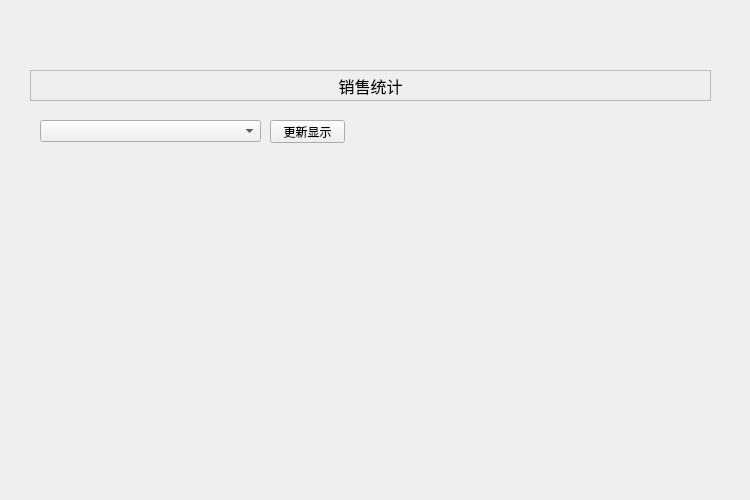
<?xml version="1.0" encoding="UTF-8"?>
<ui version="4.0">
 <class>Widget</class>
 <widget class="QWidget" name="Widget">
  <property name="geometry">
   <rect>
    <x>0</x>
    <y>0</y>
    <width>750</width>
    <height>500</height>
   </rect>
  </property>
  <property name="windowTitle">
   <string>汽车销售管理系统</string>
  </property>
  <widget class="QStackedWidget" name="stackedWidget">
   <property name="geometry">
    <rect>
     <x>20</x>
     <y>60</y>
     <width>700</width>
     <height>410</height>
    </rect>
   </property>
   <property name="currentIndex">
    <number>1</number>
   </property>
   <widget class="QWidget" name="managePage">
    <widget class="QLabel" name="label">
     <property name="geometry">
      <rect>
       <x>10</x>
       <y>10</y>
       <width>681</width>
       <height>31</height>
      </rect>
     </property>
     <property name="font">
      <font>
       <pointsize>12</pointsize>
      </font>
     </property>
     <property name="frameShape">
      <enum>QFrame::StyledPanel</enum>
     </property>
     <property name="text">
      <string>品牌车管理</string>
     </property>
     <property name="alignment">
      <set>Qt::AlignCenter</set>
     </property>
    </widget>
    <widget class="QToolBox" name="toolBox">
     <property name="geometry">
      <rect>
       <x>10</x>
       <y>50</y>
       <width>331</width>
       <height>351</height>
      </rect>
     </property>
     <property name="frameShape">
      <enum>QFrame::WinPanel</enum>
     </property>
     <property name="currentIndex">
      <number>0</number>
     </property>
     <widget class="QWidget" name="page">
      <property name="geometry">
       <rect>
        <x>0</x>
        <y>0</y>
        <width>327</width>
        <height>295</height>
       </rect>
      </property>
      <attribute name="label">
       <string>出售车辆</string>
      </attribute>
      <widget class="QLabel" name="label_2">
       <property name="geometry">
        <rect>
         <x>30</x>
         <y>20</y>
         <width>31</width>
         <height>16</height>
        </rect>
       </property>
       <property name="text">
        <string>厂家：</string>
       </property>
      </widget>
      <widget class="QLabel" name="label_3">
       <property name="geometry">
        <rect>
         <x>30</x>
         <y>60</y>
         <width>31</width>
         <height>16</height>
        </rect>
       </property>
       <property name="text">
        <string>品牌：</string>
       </property>
      </widget>
      <widget class="QLabel" name="label_4">
       <property name="geometry">
        <rect>
         <x>30</x>
         <y>100</y>
         <width>31</width>
         <height>16</height>
        </rect>
       </property>
       <property name="text">
        <string>报价：</string>
       </property>
      </widget>
      <widget class="QLabel" name="label_5">
       <property name="geometry">
        <rect>
         <x>30</x>
         <y>140</y>
         <width>31</width>
         <height>16</height>
        </rect>
       </property>
       <property name="text">
        <string>数量：</string>
       </property>
      </widget>
      <widget class="QLabel" name="label_6">
       <property name="geometry">
        <rect>
         <x>30</x>
         <y>180</y>
         <width>31</width>
         <height>16</height>
        </rect>
       </property>
       <property name="text">
        <string>金额：</string>
       </property>
      </widget>
      <widget class="QComboBox" name="sellFactoryComboBox">
       <property name="geometry">
        <rect>
         <x>70</x>
         <y>20</y>
         <width>91</width>
         <height>22</height>
        </rect>
       </property>
      </widget>
      <widget class="QComboBox" name="sellBrandComboBox">
       <property name="geometry">
        <rect>
         <x>70</x>
         <y>60</y>
         <width>71</width>
         <height>22</height>
        </rect>
       </property>
      </widget>
      <widget class="QLineEdit" name="sellPriceLineEdit">
       <property name="geometry">
        <rect>
         <x>70</x>
         <y>100</y>
         <width>91</width>
         <height>20</height>
        </rect>
       </property>
      </widget>
      <widget class="QSpinBox" name="sellNumSpinBox">
       <property name="geometry">
        <rect>
         <x>70</x>
         <y>140</y>
         <width>42</width>
         <height>22</height>
        </rect>
       </property>
      </widget>
      <widget class="QLineEdit" name="sellSumLineEdit">
       <property name="geometry">
        <rect>
         <x>70</x>
         <y>180</y>
         <width>113</width>
         <height>20</height>
        </rect>
       </property>
      </widget>
      <widget class="QPushButton" name="sellOkBtn">
       <property name="geometry">
        <rect>
         <x>60</x>
         <y>240</y>
         <width>75</width>
         <height>23</height>
        </rect>
       </property>
       <property name="text">
        <string>确定</string>
       </property>
      </widget>
      <widget class="QPushButton" name="sellCancelBtn">
       <property name="geometry">
        <rect>
         <x>190</x>
         <y>240</y>
         <width>75</width>
         <height>23</height>
        </rect>
       </property>
       <property name="text">
        <string>取消</string>
       </property>
      </widget>
      <widget class="QLabel" name="label_7">
       <property name="geometry">
        <rect>
         <x>170</x>
         <y>100</y>
         <width>16</width>
         <height>16</height>
        </rect>
       </property>
       <property name="text">
        <string>万</string>
       </property>
      </widget>
      <widget class="QLabel" name="sellLastNumLabel">
       <property name="geometry">
        <rect>
         <x>130</x>
         <y>140</y>
         <width>81</width>
         <height>16</height>
        </rect>
       </property>
       <property name="text">
        <string>剩余数量：000</string>
       </property>
      </widget>
      <widget class="QLabel" name="label_9">
       <property name="geometry">
        <rect>
         <x>190</x>
         <y>180</y>
         <width>16</width>
         <height>16</height>
        </rect>
       </property>
       <property name="text">
        <string>万</string>
       </property>
      </widget>
     </widget>
     <widget class="QWidget" name="page_3">
      <property name="geometry">
       <rect>
        <x>0</x>
        <y>0</y>
        <width>327</width>
        <height>295</height>
       </rect>
      </property>
      <attribute name="label">
       <string>已有新车入库</string>
      </attribute>
     </widget>
    </widget>
    <widget class="QListWidget" name="dailyList">
     <property name="geometry">
      <rect>
       <x>360</x>
       <y>50</y>
       <width>321</width>
       <height>351</height>
      </rect>
     </property>
    </widget>
   </widget>
   <widget class="QWidget" name="chartPage">
    <widget class="QPushButton" name="updateBtn">
     <property name="geometry">
      <rect>
       <x>250</x>
       <y>60</y>
       <width>75</width>
       <height>23</height>
      </rect>
     </property>
     <property name="text">
      <string>更新显示</string>
     </property>
    </widget>
    <widget class="QComboBox" name="factoryComboBox">
     <property name="geometry">
      <rect>
       <x>20</x>
       <y>60</y>
       <width>221</width>
       <height>22</height>
      </rect>
     </property>
    </widget>
    <widget class="QLabel" name="label_8">
     <property name="geometry">
      <rect>
       <x>10</x>
       <y>10</y>
       <width>681</width>
       <height>31</height>
      </rect>
     </property>
     <property name="font">
      <font>
       <pointsize>12</pointsize>
      </font>
     </property>
     <property name="frameShape">
      <enum>QFrame::StyledPanel</enum>
     </property>
     <property name="text">
      <string>销售统计</string>
     </property>
     <property name="alignment">
      <set>Qt::AlignCenter</set>
     </property>
    </widget>
   </widget>
  </widget>
 </widget>
 <layoutdefault spacing="6" margin="11"/>
 <resources/>
 <connections/>
</ui>
